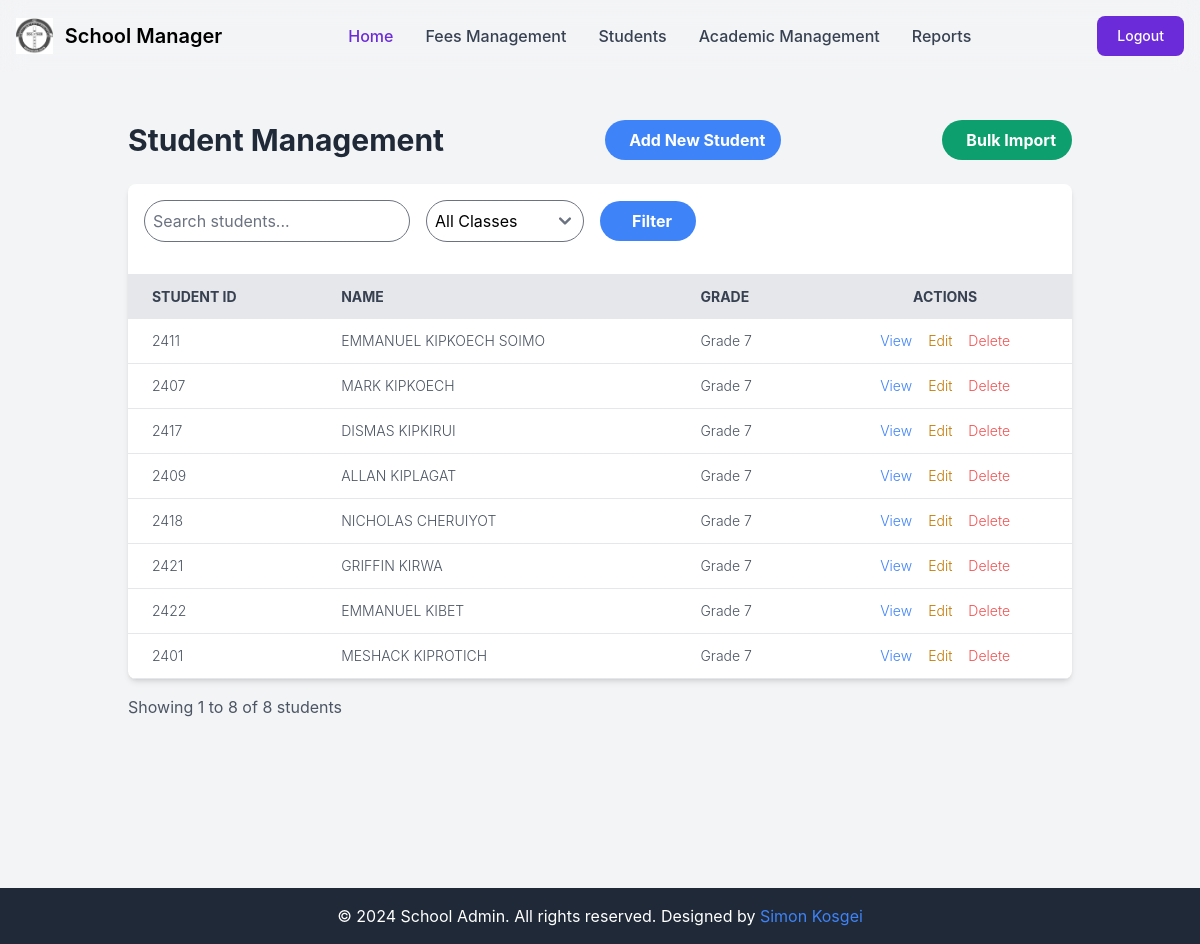
Before: /control/students/ (signed in) with the older database file.
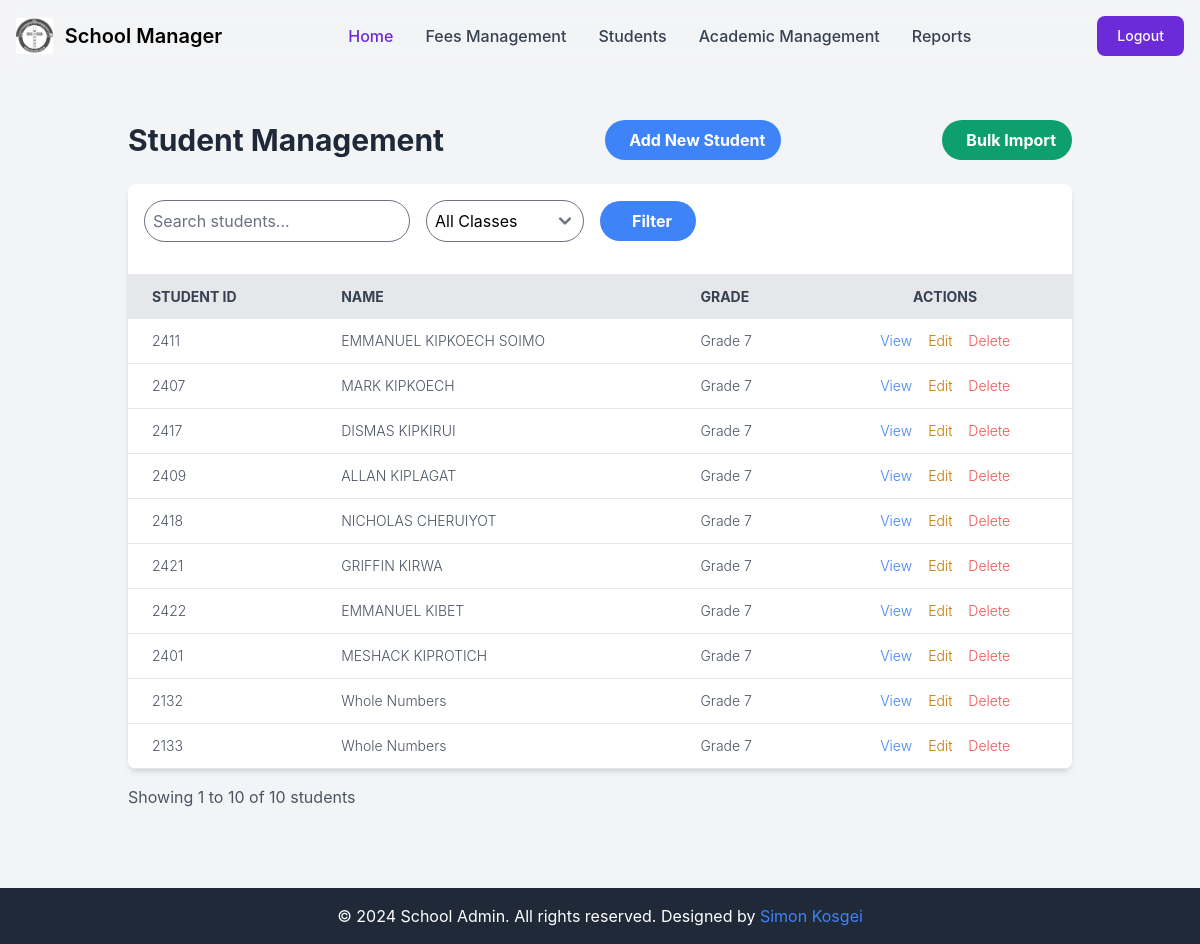
After: the same page with the newer database file.
### learners/models.py (models this page shows, shortened)
class LearnerRegister(models.Model):
    register_date = models.DateTimeField(auto_now_add=True)
    learner_id = models.IntegerField(unique=True)
    date_of_birth = models.DateField()
    name = models.CharField(max_length=100)
    grade = models.ForeignKey(Grade, on_delete=models.CASCADE, related_name='learners', default='1')
    gender = models.CharField(max_length=100)
    name_of_parent = models.CharField(max_length=100, default='Parent')
    parent_contact = models.CharField(max_length=100, default='Contact')
    fee_balance = models.DecimalField(max_digits=10, decimal_places=2, default=0)
    maize_balance = models.DecimalField(max_digits=10, decimal_places=2, default=0)
    beans_balance = models.DecimalField(max_digits=10, decimal_places=2, default=0)

class Grade(models.Model):
    GRADES = [
        ('Pre-Primary-1', 'Pre-Primary-1'),
        ('Pre-Primary-2', 'Pre-Primary-2'),
        ('Grade 1', 'Grade 1'),
        ('Grade 2', 'Grade 2'),
        ('Grade 3', 'Grade 3'),
        ('Grade 4', 'Grade 4'),
        ('Grade 5', 'Grade 5'),
        ('Grade 6', 'Grade 6'),
        ('Grade 7', 'Grade 7'),
        ('Grade 8', 'Grade 8'),
        ('Grade 9', 'Grade 9'),
    ]
    grade_name = models.CharField(max_length=100, choices=GRADES, unique=True)
    grade_description = models.TextField()
    class_teacher_remark = models.TextField(blank=True)

### administrator/views.py (the view)
# urls.py: path('students/', views.student_list, name='student_management'),
@login_required
def student_list(request):
    query = request.GET.get('q')
    selected_grade = request.GET.get('grade')
    students = LearnerRegister.objects.all()
    grades = Grade.objects.all()
    if query:
        students = students.filter(
            Q(name__icontains=query) |
            Q(learner_id__icontains=query)
        )
    if selected_grade:
        students = students.filter(grade_id=selected_grade)
    paginator = Paginator(students, 10)  # Show 10 students per page
    page_number = request.GET.get('page')
    page_obj = paginator.get_page(page_number)
    context = {
        'page_obj': page_obj,
        'query': query,
        'grades': grades,
        'selected_grade': int(selected_grade) if selected_grade else None,
    }
    return render(request, 'admin/student_management.html', context)

### templates/admin/student_management.html (shortened to what this page needs)
{% extends 'admin/base.html' %}
{% load static %}
{% block content %}
<div class="container mx-auto px-4 py-8">
    <div class="flex justify-between items-center mb-6">
        <h1 class="text-3xl font-bold text-gray-800">Student Management</h1>
        <a href="{% url 'student_create' %}" class="bg-blue-500 hover:bg-blue-600 text-white font-bold py-2 px-4 rounded-full transition duration-300 ease-in-out transform hover:scale-105">
            Add New Student
        </a>
        <a href="{% url 'student_bulk_import' %}" class="bg-green-500 hover:bg-green-600 text-white font-bold py-2 px-4 rounded-full transition duration-300 ease-in-out transform hover:scale-105">
            Bulk Import
        </a>
    </div>
    <div class="bg-white shadow-md rounded-lg overflow-hidden">
        <div class="p-4 flex justify-between items-center">
            <form method="get" action="{% url 'student_management' %}" class="flex items-center space-x-4">
                <input type="text" name="q" value="{{ query|default:'' }}" placeholder="Search students..." class="flex-grow p-2 border rounded-full focus:outline-none focus:ring-2 focus:ring-blue-400">
                <select name="grade" class="p-2 border rounded-full focus:outline-none focus:ring-2 focus:ring-blue-400">
                    <option value="">All Classes</option>
                </select>
                <button type="submit" class="bg-blue-500 hover:bg-blue-600 text-white font-bold py-2 px-6 rounded-full transition duration-300 ease-in-out">
                    Filter
                </button>
            </form>
        </div>
        <table class="w-full">
            <thead>
                <tr class="bg-gray-200 text-gray-700 uppercase text-sm leading-normal">
                    <th class="py-3 px-6 text-left">Student ID</th>
                    <th class="py-3 px-6 text-left">Name</th>
                    <th class="py-3 px-6 text-left">Grade</th>
                    <th class="py-3 px-6 text-center">Actions</th>
                </tr>
            </thead>
            <tbody class="text-gray-600 text-sm font-light">
                {% for student in page_obj %}
                <tr class="border-b border-gray-200 hover:bg-gray-100 transition duration-300 ease-in-out">
                    <td class="py-3 px-6 text-left whitespace-nowrap">{{ student.learner_id }}</td>
                    <td class="py-3 px-6 text-left">{{ student.name }}</td>
                    <td class="py-3 px-6 text-left">{{ student.grade.grade_name }}</td>
                    <td class="py-3 px-6 text-center">
                        <div class="flex item-center justify-center space-x-4">
                            <a href="{% url 'student_detail' student.pk %}" class="text-blue-500 hover:text-blue-700 transition duration-300 ease-in-out">
                                View
                            </a>
                            <a href="{% url 'student_update' student.pk %}" class="text-yellow-500 hover:text-yellow-700 transition duration-300 ease-in-out">
                                Edit
                            </a>
                            <a href="{% url 'student_delete' student.pk %}" class="text-red-500 hover:text-red-700 transition duration-300 ease-in-out">
                                Delete
                            </a>
                        </div>
                    </td>
                </tr>
                {% empty %}
                <tr>
                    <td colspan="4" class="py-3 px-6 text-center text-gray-500">No students found.</td>
                </tr>
                {% endfor %}
            </tbody>
        </table>
    </div>
    <div class="mt-4 flex justify-between items-center">
        <p class="text-gray-600">
            Showing {{ page_obj.start_index }} to {{ page_obj.end_index }} of {{ page_obj.paginator.count }} students
        </p>
    </div>
</div>
{% endblock %}

### templates/admin/base.html (shortened to what this page needs)
{% load compress %}
{% load static %}
<!DOCTYPE html>
<html lang="en">
<head>
    {% compress css %}
    <link rel="stylesheet" href="{% static 'src/output.css' %}">
    {% endcompress %}
    <link href="https://cdn.jsdelivr.net/npm/simple-datatables@latest/dist/style.css" rel="stylesheet" type="text/css">
</head>
<body class="bg-gray-100 dark:bg-gray-900">
    <header class=" w-full border-gray-200 dark:bg-gray-900 sticky top-0 z-50">
        <nav class="py-4 backdrop-filter backdrop-blur-md sticky bg-opacity-40 z-50">
            <div class="flex flex-wrap items-center justify-between max-w-screen-xl px-4 mx-auto">
                <a href="{% url 'admin_dashboard' %}" class="flex items-center">
                    <img src="{% static 'src/img/masabaLogo.png' %}" class="h-6 mr-3 sm:h-9" alt="School Manager Logo" />
                    <span class="self-center text-xl font-semibold whitespace-nowrap dark:text-white">School Manager</span>
                </a>
                <div class="flex items-center lg:order-2">
                    {% if user.is_authenticated %}
                    <a href="{% url 'logout' %}" class="text-white bg-purple-700 hover:bg-purple-800 focus:ring-4 focus:ring-purple-300 font-medium rounded-lg text-sm px-4 lg:px-5 py-2 lg:py-2.5 sm:mr-2 lg:mr-0 dark:bg-purple-600 dark:hover:bg-purple-700 focus:outline-none dark:focus:ring-purple-800">Logout</a>
                    {% else %}
                    <a href="{% url 'login' %}" class="text-white bg-purple-700 hover:bg-purple-800 focus:ring-4 focus:ring-purple-300 font-medium rounded-lg text-sm px-4 lg:px-5 py-2 lg:py-2.5 sm:mr-2 lg:mr-0 dark:bg-purple-600 dark:hover:bg-purple-700 focus:outline-none dark:focus:ring-purple-800">Sign In</a>
                    {% endif %}
                </div>
                <div class="items-center justify-between hidden w-full lg:flex lg:w-auto lg:order-1" id="mobile-menu-2">
                    <ul class="flex flex-col mt-4 font-medium lg:flex-row lg:space-x-8 lg:mt-0">
                        <li>
                            <a href="{% url 'admin_dashboard' %}" class="block py-2 pl-3 pr-4 text-white bg-purple-700 rounded lg:bg-transparent lg:text-purple-700 lg:p-0 dark:text-white" aria-current="page">Home</a>
                        </li>
                        <li>
                            <a href="{% url 'fees_management' %}" class="block py-2 pl-3 pr-4 text-gray-700 border-b border-gray-100 hover:bg-gray-50 lg:hover:bg-transparent lg:border-0 lg:hover:text-purple-700 lg:p-0 dark:text-gray-400 lg:dark:hover:text-white dark:hover:bg-gray-700 dark:hover:text-white lg:dark:hover:bg-transparent dark:border-gray-700">Fees Management</a>
                        </li>
                        <li>
                            <a href="{% url 'student_management' %}" class="block py-2 pl-3 pr-4 text-gray-700 border-b border-gray-100 hover:bg-gray-50 lg:hover:bg-transparent lg:border-0 lg:hover:text-purple-700 lg:p-0 dark:text-gray-400 lg:dark:hover:text-white dark:hover:bg-gray-700 dark:hover:text-white lg:dark:hover:bg-transparent dark:border-gray-700">Students</a>
                        </li>
                        <li>
                            <a href="{% url 'academic_management' %}" class="block py-2 pl-3 pr-4 text-gray-700 border-b border-gray-100 hover:bg-gray-50 lg:hover:bg-transparent lg:border-0 lg:hover:text-purple-700 lg:p-0 dark:text-gray-400 lg:dark:hover:text-white dark:hover:bg-gray-700 dark:hover:text-white lg:dark:hover:bg-transparent dark:border-gray-700">Academic Management</a>
                        </li>
                        <li>
                            <a href="{% url 'report_options' %}" class="block py-2 pl-3 pr-4 text-gray-700 border-b border-gray-100 hover:bg-gray-50 lg:hover:bg-transparent lg:border-0 lg:hover:text-purple-700 lg:p-0 dark:text-gray-400 lg:dark:hover:text-white dark:hover:bg-gray-700 dark:hover:text-white lg:dark:hover:bg-transparent dark:border-gray-700">Reports</a>
                        </li>
                    </ul>
                </div>
            </div>
        </nav>
    </header>
    <div class="container mx-auto mt-4 flex flex-col min-h-screen">
        {% block content %}
        {% endblock content %}
    </div>
    <footer>
        {% include 'admin/partials/footer.html' %}
    </footer>
</body>
</html>

### templates/admin/partials/footer.html (shortened to what this page needs)
<footer class="bg-gray-800 text-white text-center py-4">
    <p>&copy; <span id="copyright"></span> School Admin. All rights reserved. Designed by <a href="https://github.com/simlexx-k" target="_blank" class="text-blue-500 hover:text-blue-300">Simon Kosgei</a></p>
</footer>

Changed rows visible on the page:
added LearnerRegister: learner_id "2132", name "Whole Numbers", grade.grade_name "Grade 7"
added LearnerRegister: learner_id "2133", name "Whole Numbers", grade.grade_name "Grade 7"
Other visible differences:
{{ page_obj.end_index }}: "8" → "10"
{{ page_obj.paginator.count }}: "8" → "10"
